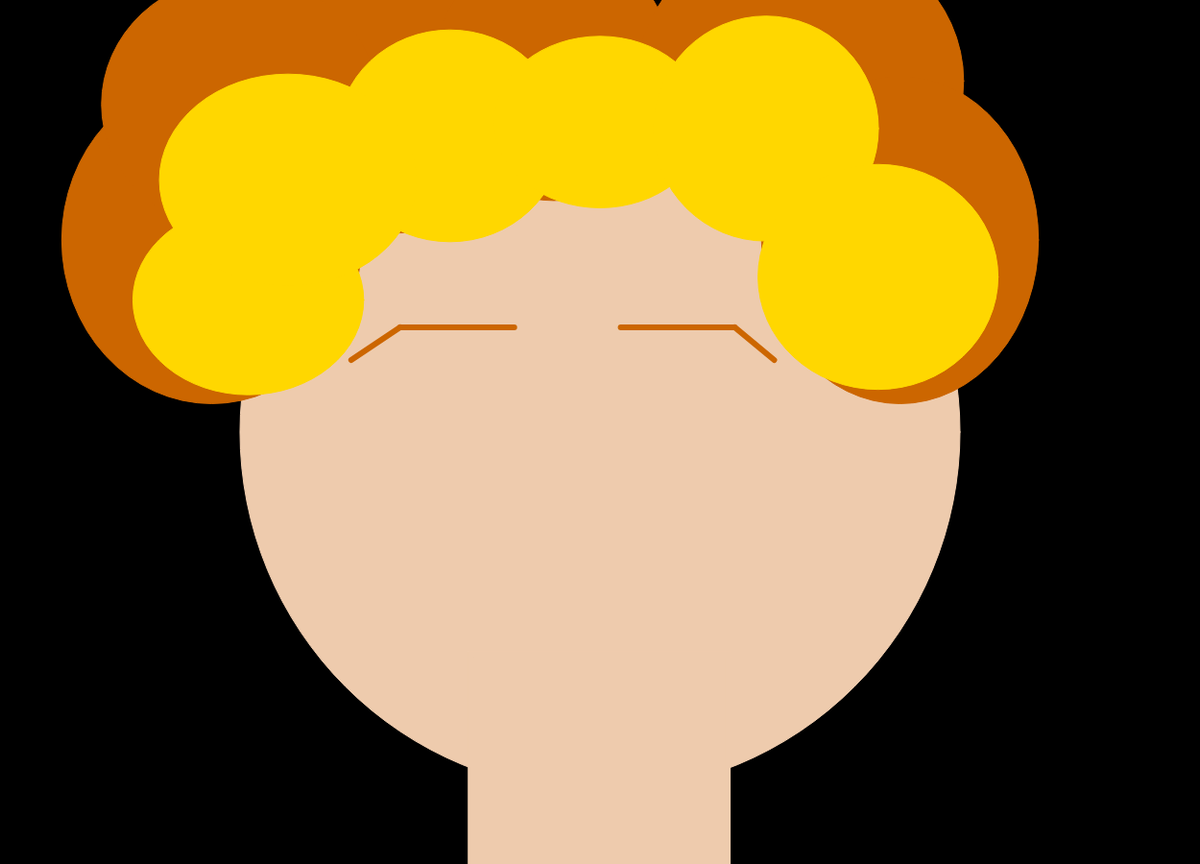
Frame 1 (no input)
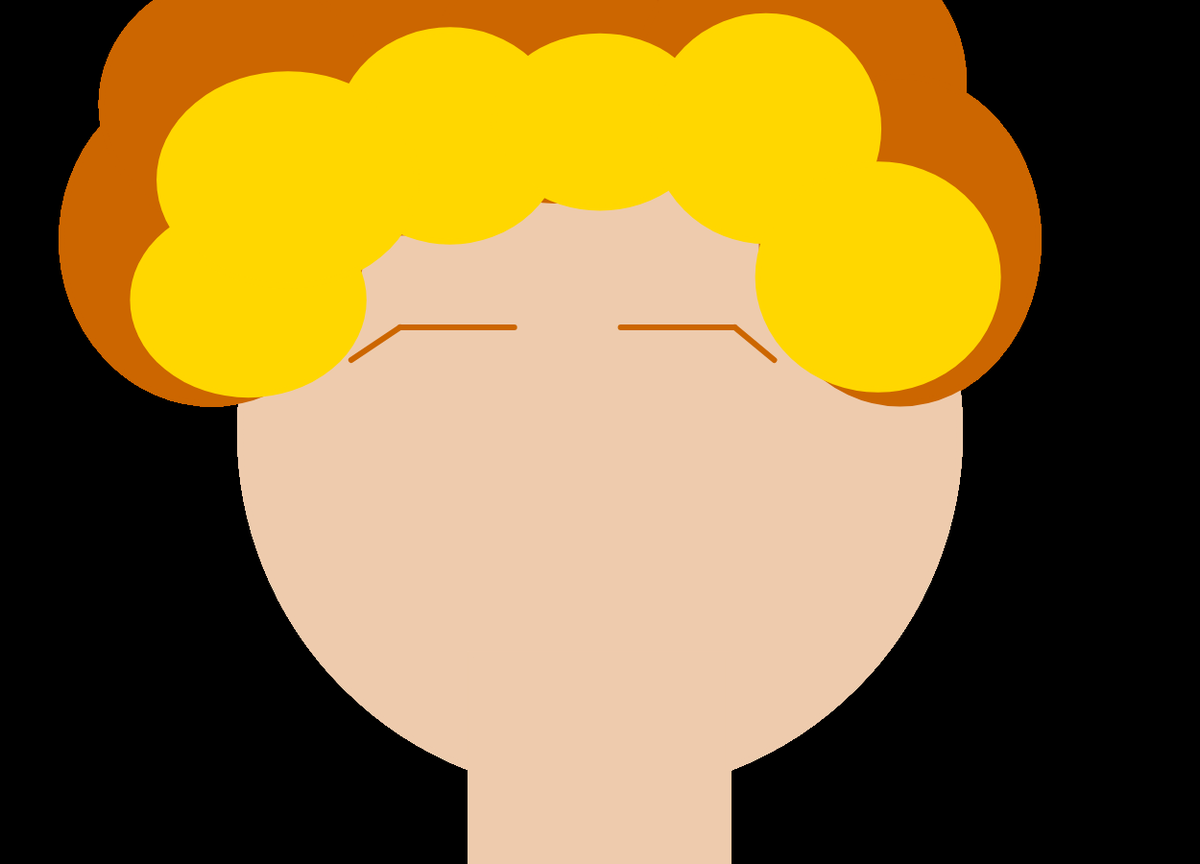
Frame 60 (no input)
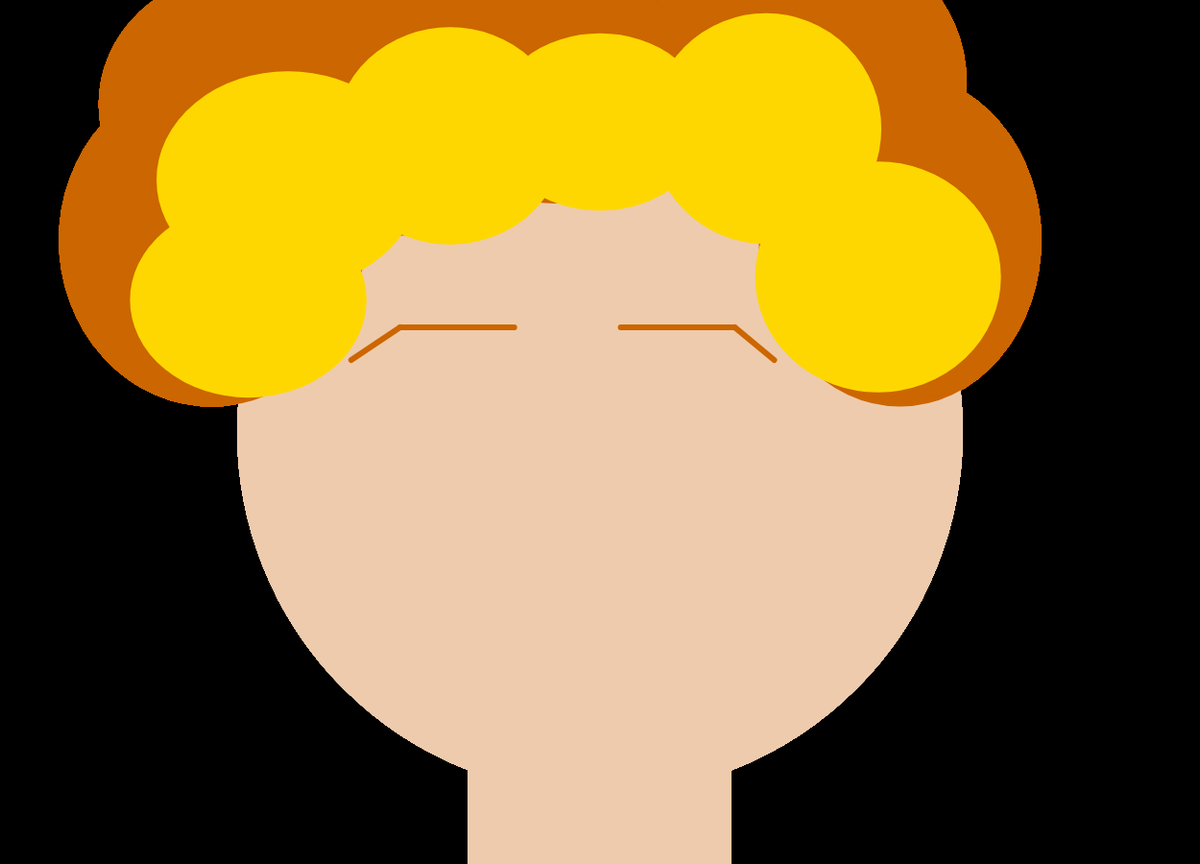
Frame 120 (the mouse pressed at the canvas centre since frame 60)

The p5.js sketch that drew these frames (run headless with seeded random() and noise() and a simulated clock; from frame 60 on, the mouse is pressed at the canvas centre):

// p5.js sketch
// ── sketch.js
function setup() {
  // put setup code here
  createCanvas (1250,900)
  background (0)
}

function draw() {
var faceWidth=750;
var faceHeight=faceWidth;
var posX= faceWidth/2;
var posY= faceWidth/2;

//draw face outline
fill (238,203,173);
stroke (238,203,173);
ellipse(width/2,height/2,faceWidth,faceHeight);

//draw hair
fill (204, 102, 0);
stroke(204, 102, 0);
ellipse (faceWidth/3.4,faceHeight/3, posX/1.2, posY/1.1);
ellipse (faceWidth/1.8, faceHeight/6.9, posX/1.3, posY/1.4);
ellipse (faceWidth/3, faceHeight/6.9, posX/1.3, posY/1.4);
ellipse (faceWidth/1.3, faceHeight/10, posX/1.5, posY/1.4);
ellipse (faceWidth/0.9, faceHeight/8.9, posX/1.1, posY/1.2);
ellipse (faceWidth/0.8,faceHeight/3, posX/1.3, posY/1.1);

//draw highlights of hair
fill (255,215,0);
stroke (255,215,0);
ellipse (faceWidth/2.9,faceHeight/2.4, posX/1.56, posY/1.9);
ellipse (faceWidth/1.6, faceHeight/5.3, posX/1.6, posY/1.7);
ellipse (faceWidth/2.5, faceHeight/4, posX/1.4, posY/1.7);
ellipse (faceWidth/1.2, faceHeight/5.9, posX/1.7, posY/2.1);
ellipse (faceWidth/0.94, faceHeight/5.6, posX/1.6, posY/1.6);
ellipse (faceWidth/0.82,faceHeight/2.6, posX/1.5, posY/1.6);

//draw eyebrows
fill (204, 102, 0);
stroke(204, 102, 0);
strokeWeight(6)
line(faceWidth/1.8,faceHeight/2.2,faceWidth/1.4,faceHeight/2.2);
line(faceWidth/2.05,faceHeight/2,faceWidth/1.8,faceHeight/2.2);
line(faceWidth/0.93,faceHeight/2,faceWidth/0.98,faceHeight/2.2);
line(faceWidth/0.98,faceHeight/2.2,faceWidth/1.16,faceHeight/2.2);


//draw neck
fill (238,203,173);
stroke (238,203,173);
rect(faceWidth/1.53,faceHeight/1.1, posX/1.4, posY/1.6);
}
